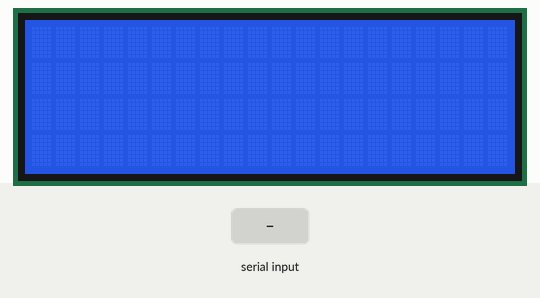
The sketch below on a simulated Arduino Uno, built with avr-gcc and run on an emulated ATmega328P. On the bench: 20×4 character LCD. Inputs (shaded band) come from the test bench.

Above: at 1.2 s.
1.3 s: "1" received over Serial
3.8 s: "0" received over Serial
At 6.0 s:
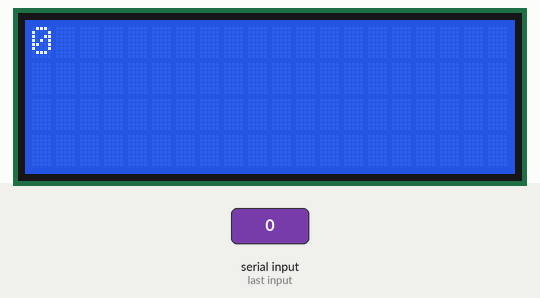
6.3 s: "2" received over Serial
Timing chart, 0 to 9.3 s (numbered marks = the images above; inputs shaded):
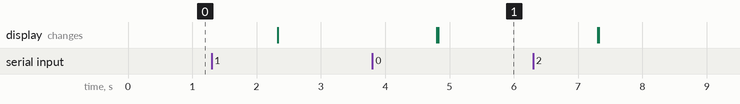

Measured:
- after the input at 3.8 s, the display: first changes after 1.0 s (image 1 shows a later state)

The sketch:

Display_Text.ino
```cpp
#include <Wire.h>
#include <LiquidCrystal_I2C.h>

String words;

LiquidCrystal_I2C lcd(0x27, 20, 4); // set the LCD address to 0x27 for a 16 chars and 2 line display

void setup()
{
  lcd.init();
  lcd.backlight();
  lcd.setCursor(0, 0);
  Serial.begin(9600);
}

void loop()
{
  while (Serial.available() > 0) {}
  words = Serial.readString();
  if (words.length() > 0)
  {
    lcd.clear();
    delay(20);
  }
  lcd.print(words);
  delay(100);


}
```
